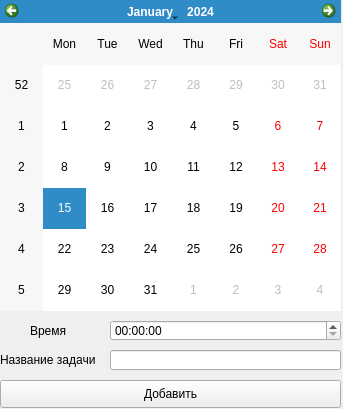
<?xml version="1.0" encoding="UTF-8"?>
<ui version="4.0">
 <class>Form</class>
 <widget class="QWidget" name="Form">
  <property name="geometry">
   <rect>
    <x>0</x>
    <y>0</y>
    <width>343</width>
    <height>409</height>
   </rect>
  </property>
  <property name="windowTitle">
   <string>Form</string>
  </property>
  <widget class="QCalendarWidget" name="calendar">
   <property name="geometry">
    <rect>
     <x>0</x>
     <y>0</y>
     <width>341</width>
     <height>311</height>
    </rect>
   </property>
  </widget>
  <widget class="QPushButton" name="pb">
   <property name="geometry">
    <rect>
     <x>0</x>
     <y>380</y>
     <width>341</width>
     <height>28</height>
    </rect>
   </property>
   <property name="text">
    <string>Добавить</string>
   </property>
  </widget>
  <widget class="QTimeEdit" name="timeEdit">
   <property name="geometry">
    <rect>
     <x>110</x>
     <y>320</y>
     <width>231</width>
     <height>21</height>
    </rect>
   </property>
  </widget>
  <widget class="QLineEdit" name="Event_input">
   <property name="geometry">
    <rect>
     <x>110</x>
     <y>350</y>
     <width>231</width>
     <height>20</height>
    </rect>
   </property>
  </widget>
  <widget class="QLabel" name="label">
   <property name="geometry">
    <rect>
     <x>0</x>
     <y>350</y>
     <width>101</width>
     <height>20</height>
    </rect>
   </property>
   <property name="text">
    <string>Название задачи</string>
   </property>
  </widget>
  <widget class="QLabel" name="label_2">
   <property name="geometry">
    <rect>
     <x>30</x>
     <y>320</y>
     <width>81</width>
     <height>21</height>
    </rect>
   </property>
   <property name="text">
    <string>Время</string>
   </property>
  </widget>
 </widget>
 <resources/>
 <connections/>
</ui>
